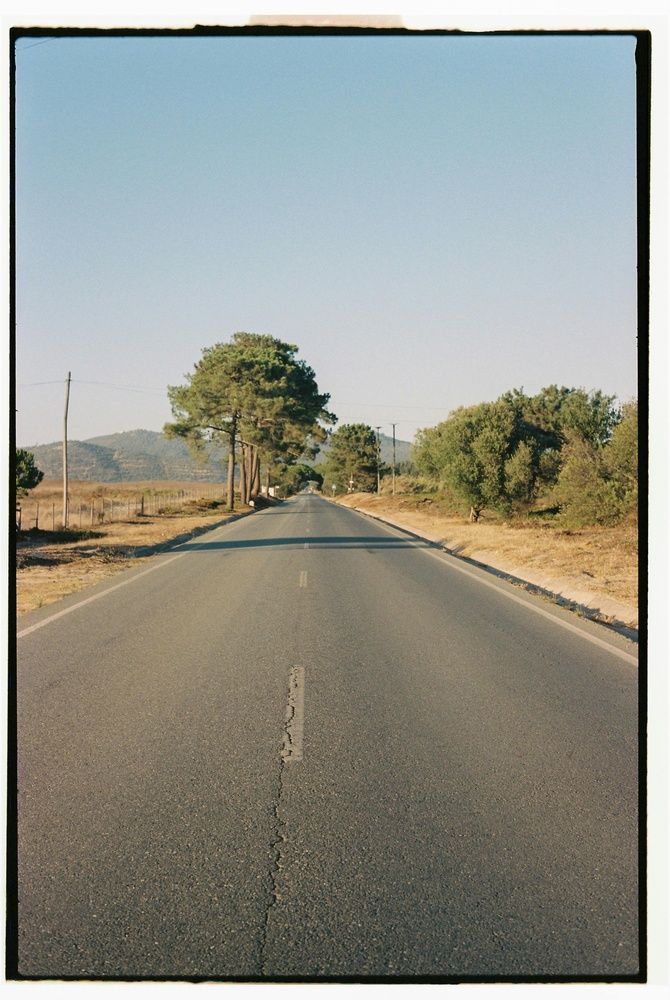
#> input picture tree.jpg, 670 x 1000 px, shrunk from 2397 x 3575 before the run, found by its file name
$ jupyter execute Assignment2_4.ipynb
#> lines starting #> are read from the running program, lines starting #| are printed output that depends on the picture
[cell 1]
import cv2 as cv
import matplotlib.pyplot as plt
import matplotlib.image as img

[cell 2]
testImage = cv.imread("Tree.jpg", 0)
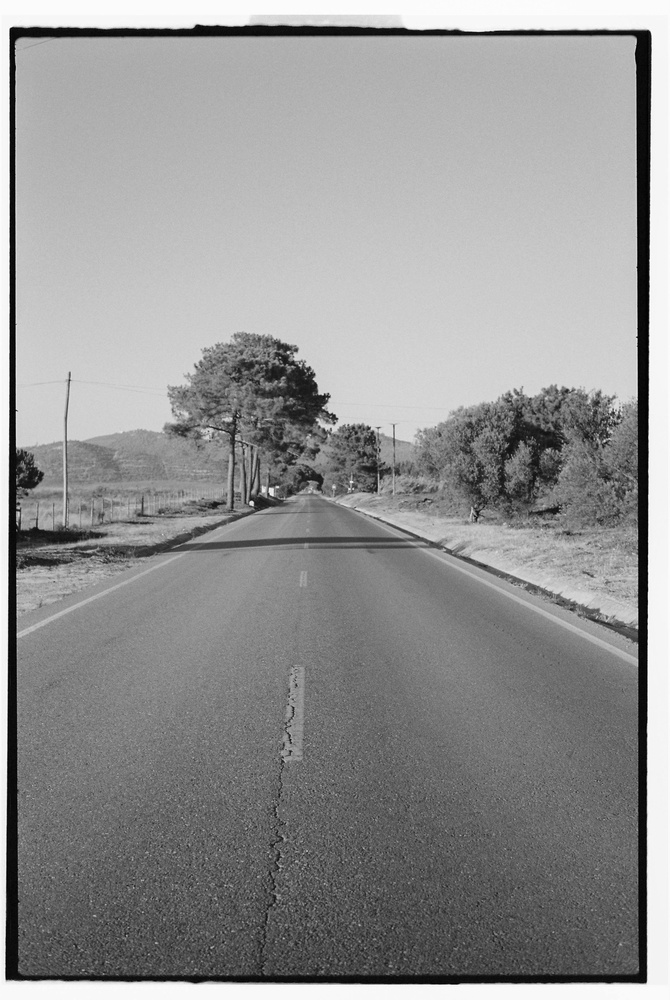
#> testImage: shape (1000, 670); min 0, max 255, mean 146.9
plt.imshow(testImage)

[cell 3]
# find frequency of pixels in range 0-255
histr = cv.calcHist([testImage],[0],None,[256],[0,256])
#> histr = 256 values, max 8782 at index 251, min 73 at index 228, mean 2617.2

# show the plotting graph of an image
plt.plot(histr)
plt.show()
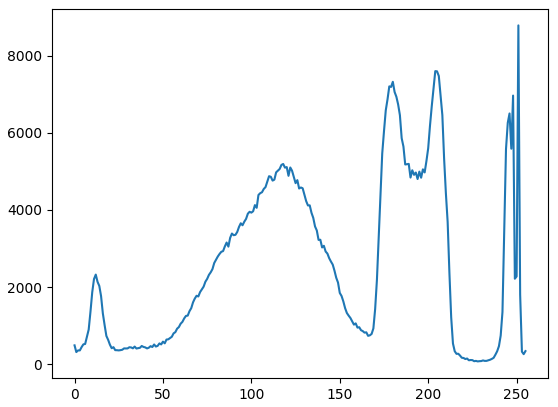
#> figure drawn by matplotlib, 1 panel; curve peaks at x = 251, y = 8782
plt.savefig("histogram.png")

$ run again, with scenery.jpg copied over tree.jpg
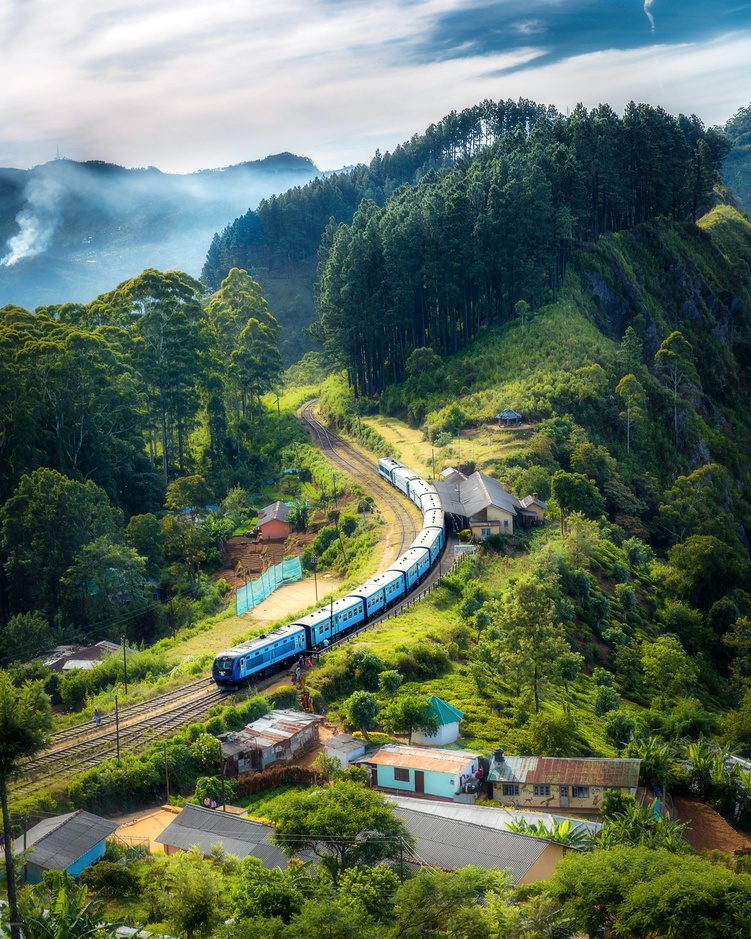
#> input picture scenery.jpg, 751 x 939 px, shrunk from 3711 x 4639 before the run, found by its file name
#> `testImage = cv.imread("Tree.jpg", 0)`:
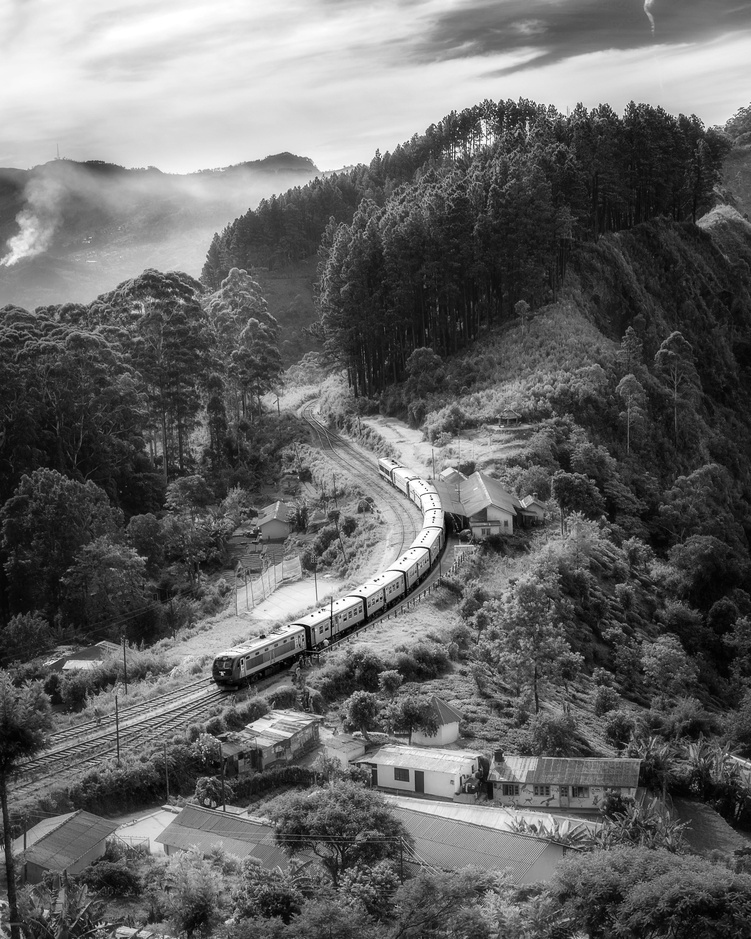
#> testImage: shape (939, 751); min 0, max 255, mean 101.5
#> histr = 256 values, max 6416 at index 30, min 89 at index 1, mean 2754.6
#> `plt.show()`:
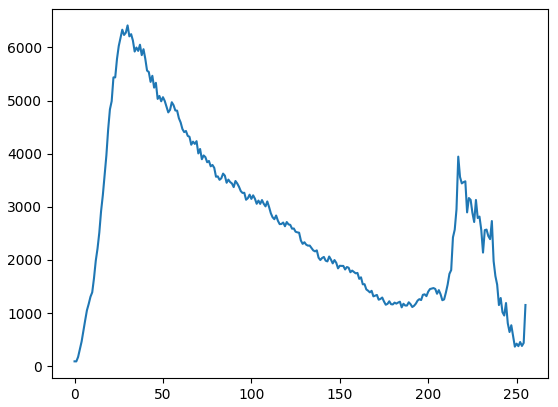
#> figure drawn by matplotlib, 1 panel; curve peaks at x = 30, y = 6416

$ run again, with combined.png saved as tree.jpg
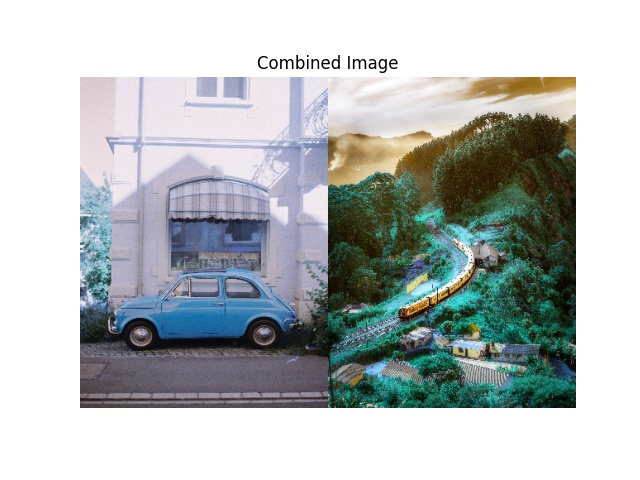
#> input picture combined.png, 640 x 480 px, found by its file name
#> `testImage = cv.imread("Tree.jpg", 0)`:
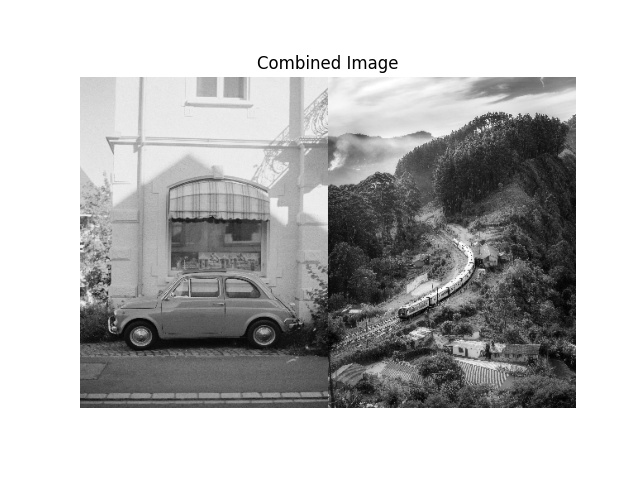
#> testImage: shape (480, 640); min 0, max 255, mean 185.6
#> histr = 256 values, max 141035 at index 255, min 28 at index 1, mean 1200
#> `plt.show()`:
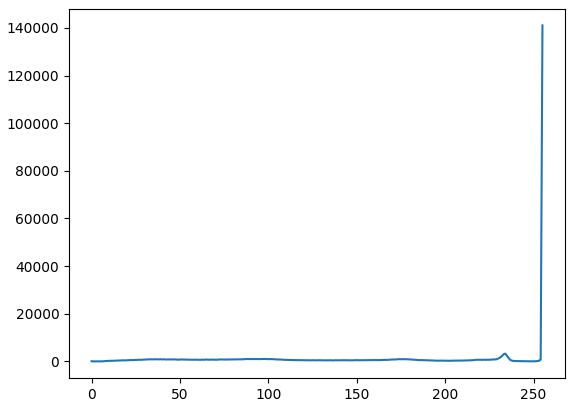
#> figure drawn by matplotlib, 1 panel; curve peaks at x = 255, y = 141035
